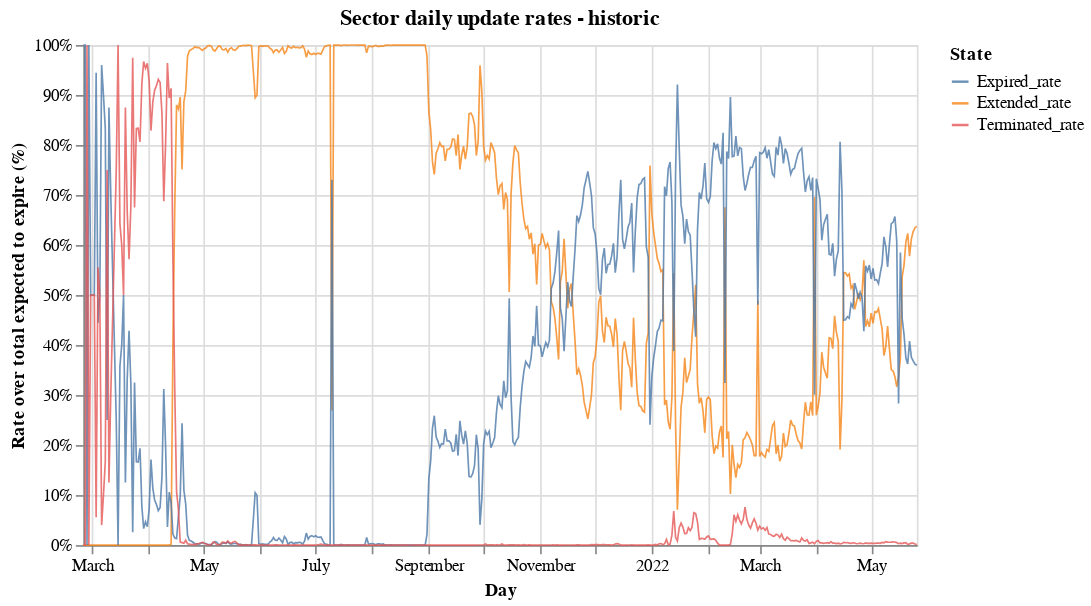

The code cell stored with this chart in its notebook:
### Markdown cell above
Looking at the extension and expiration rates over the total sector power expected to expire on any given day, we confirm the observations made before.

In 2021, most sectors were extended, but in 2022 the trend shifted and we observed a majority of sectors expiring instead of extending. This trend is likely due to miners based in China exiting after the crackdown in the summer of 2022. 

After March 2022, we see extension rates recovering somewhat. From a lowest of 20% in March 2022, rates have climbed to 60% after experiencing some volatility.

### Code cell
source = (
    df[df["Date"]< pd.Timestamp('2022-05-27T00:00:00.000000+0000')]
    .melt(id_vars=["Date"], value_vars=["Extended_rate", "Expired_rate", "Terminated_rate"])
)

alt.Chart(source).mark_line(size=1, opacity=0.8).encode(
    x=alt.X('Date:T', title="Day"),
    y=alt.Y('value:Q', title="Rate over total expected to expire (%)", axis=alt.Axis(format='%')),
    color=alt.Color('variable:N', legend=alt.Legend(title="State"))
).properties(
    width=500, height=300, title="Sector daily update rates - historic"
)

### Figure 1 — Vega-Lite specification as saved in the notebook (floating-point values rounded to 4 significant figures; data arrays with more than 128 entries replaced by an {"elided": "..."} marker saying what was removed)
{"$schema": "https://vega.github.io/schema/vega-lite/v4.17.0.json", "config": {"view": {"continuousHeight": 300, "continuousWidth": 400}}, "data": {"name": "data-722fcaf49af8ae37e59a1d5cf115d071"}, "datasets": {"data-722fcaf49af8ae37e59a1d5cf115d071": {"elided": "1362 records"}}, "encoding": {"color": {"field": "variable", "legend": {"title": "State"}, "type": "nominal"}, "x": {"field": "Date", "title": "Day", "type": "temporal"}, "y": {"axis": {"format": "%"}, "field": "value", "title": "Rate over total expected to expire (%)", "type": "quantitative"}}, "height": 300, "mark": {"opacity": 0.8, "size": 1, "type": "line"}, "title": "Sector daily update rates - historic", "width": 500}
